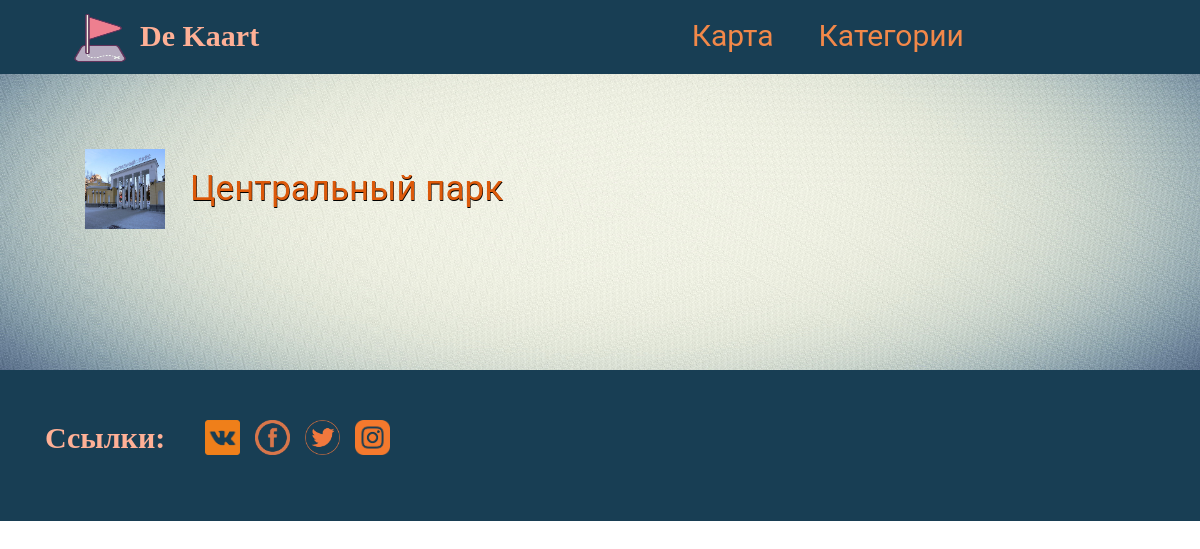
Page /categories/Park/ on the committed database.
### MainMap/models.py (models this page shows, shortened)
class Sight(models.Model):
    category = models.ForeignKey(to='Category', on_delete=models.CASCADE,
                                 null=True)
    name = models.CharField(max_length=100, default='Sight%d')
    human_name = models.CharField(max_length=50, default=name)
    description = models.TextField(max_length=2000,
                                   default='Описание достопримечательности')
    address = models.CharField(max_length=25, default='Нигде')
    photo = models.ImageField(upload_to='photo_sights/%Y/%m/%d/', max_length=255,
                              default=None)
    web = models.CharField(max_length=75, null=True, blank=True, default=None)
    price = models.IntegerField(default=0)
    longitude = models.CharField(max_length=11, default="00.00000000")
    latitude = models.CharField(max_length=11, default='00.00000000')

### MainMap/views.py (the view)
# urls.py: path('categories/<slug:cat_name>/', views.category_view, name='category'),
def category_view(request, cat_name):
    category = Category.objects.get(name=cat_name)
    sights = Sight.objects.filter(category=category)
    context = {'category': category, 'sights': sights}
    return render(request, 'category.html', context)

### MainMap/templates/category.html
{% extends 'base.html' %}
{% block content %}
<section class="bg-picture">
  <div class="container">
      <div class="row w-auto">
        <div class="col-md-12">
          <ul class="list-none">
            {% for sight in sights %}
              <div class="category-list">
                <a href="{% url 'MainMap:sight' category.name sight.name %}" class="d-flex">
                  <img src="{{sight.photo.url}}" alt="{{sight.human_name}}" class="category-icon-set"/>
                  <li class="padd_left vertical-center kontur">
                    {{ sight.human_name }}
                  </li>
                </a>
              </div>
            {% empty %}
              <li class="">
                <p>
                  There are no sight added yet.=(
                </p>
              </li>
          {% endfor %}
        </ul>
      </div>
    </div>
  </div>
</section>
{% endblock content %}

### MainMap/static/css/style.css (style rules this page uses)
body { font-family: 'Roboto', sans-serif; }
.list-none { list-style-type: none; }
.bg-picture { background: #666 url(../img/BgfotMap.jpg) round; padding-bottom: 100px; padding-top: 50px; }
.padd_left { padding-left: 25px; }
.vertical-center { margin: auto 0; }
.kontur { text-shadow: 0.5px 1px #000; }
.category-list { padding-top: 25px; padding-bottom: 25px; font-size: 35px; }
.category-list a { color: #dc590a; }
.category-icon-set { width: 80px; height: 80px; }

### rows in the picture
Sight: photo (picture), human_name "Центральный парк"
